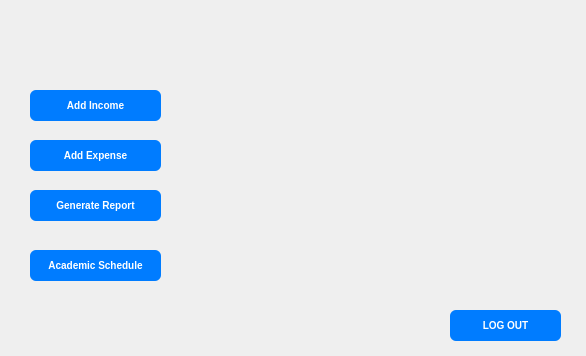
<?xml version="1.0" encoding="UTF-8"?>
<ui version="4.0">
 <class>secwindow</class>
 <widget class="QDialog" name="secwindow">
  <property name="geometry">
   <rect>
    <x>0</x>
    <y>0</y>
    <width>586</width>
    <height>356</height>
   </rect>
  </property>
  <property name="windowTitle">
   <string>Personal Organizer</string>
  </property>
  <widget class="QPushButton" name="pushButton_2">
   <property name="geometry">
    <rect>
     <x>30</x>
     <y>140</y>
     <width>131</width>
     <height>31</height>
    </rect>
   </property>
   <property name="styleSheet">
    <string notr="true">QPushButton {
	background-color:#007cff;
border-radius:6px;
font-size:10px;
font-weight: bold;
color:white;
}</string>
   </property>
   <property name="text">
    <string>Add Expense</string>
   </property>
  </widget>
  <widget class="QPushButton" name="pushButton_3">
   <property name="geometry">
    <rect>
     <x>30</x>
     <y>190</y>
     <width>131</width>
     <height>31</height>
    </rect>
   </property>
   <property name="styleSheet">
    <string notr="true">QPushButton {
	background-color:#007cff;
border-radius:6px;
font-size:10px;
font-weight: bold;
color:white;
}</string>
   </property>
   <property name="text">
    <string>Generate Report</string>
   </property>
  </widget>
  <widget class="QWidget" name="widget" native="true">
   <property name="geometry">
    <rect>
     <x>200</x>
     <y>40</y>
     <width>331</width>
     <height>311</height>
    </rect>
   </property>
   <property name="styleSheet">
    <string notr="true">QWidget{
border-image:url(:/image/sec.png/);
}</string>
   </property>
  </widget>
  <widget class="QPushButton" name="pushButton_5">
   <property name="geometry">
    <rect>
     <x>30</x>
     <y>90</y>
     <width>131</width>
     <height>31</height>
    </rect>
   </property>
   <property name="styleSheet">
    <string notr="true">QPushButton {
	background-color:#007cff;
border-radius:6px;
font-size:10px;
font-weight: bold;
color:white;
}</string>
   </property>
   <property name="text">
    <string>Add Income</string>
   </property>
  </widget>
  <widget class="QPushButton" name="pushButton_6">
   <property name="geometry">
    <rect>
     <x>30</x>
     <y>250</y>
     <width>131</width>
     <height>31</height>
    </rect>
   </property>
   <property name="styleSheet">
    <string notr="true">QPushButton {
	background-color:#007cff;
border-radius:6px;
font-size:10px;
font-weight: bold;
color:white;
}</string>
   </property>
   <property name="text">
    <string>Academic Schedule</string>
   </property>
  </widget>
  <widget class="QLabel" name="emaillabel">
   <property name="geometry">
    <rect>
     <x>30</x>
     <y>10</y>
     <width>311</width>
     <height>41</height>
    </rect>
   </property>
   <property name="text">
    <string>&lt;html&gt;&lt;head/&gt;&lt;body&gt;&lt;p&gt;&lt;span style=&quot; font-size:14pt; font-weight:700;&quot;&gt;&lt;br/&gt;&lt;/span&gt;&lt;/p&gt;&lt;/body&gt;&lt;/html&gt;</string>
   </property>
   <property name="textFormat">
    <enum>Qt::TextFormat::RichText</enum>
   </property>
   <property name="scaledContents">
    <bool>false</bool>
   </property>
  </widget>
  <widget class="QPushButton" name="pushButton_7">
   <property name="geometry">
    <rect>
     <x>450</x>
     <y>310</y>
     <width>111</width>
     <height>31</height>
    </rect>
   </property>
   <property name="styleSheet">
    <string notr="true">QPushButton {
	background-color:#007cff;
border-radius:6px;
font-size:10px;
font-weight: bold;
color:white;
}</string>
   </property>
   <property name="text">
    <string>LOG OUT</string>
   </property>
  </widget>
  <zorder>widget</zorder>
  <zorder>pushButton_3</zorder>
  <zorder>pushButton_2</zorder>
  <zorder>pushButton_5</zorder>
  <zorder>pushButton_6</zorder>
  <zorder>emaillabel</zorder>
  <zorder>pushButton_7</zorder>
 </widget>
 <resources/>
 <connections/>
</ui>
